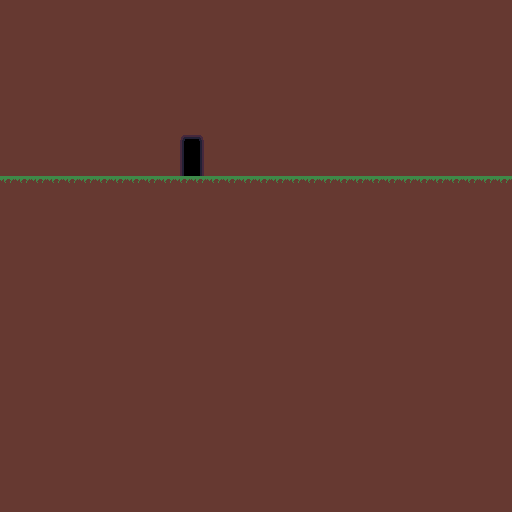

A level layout from a 2D game, rendered from its tile map. Below: a short description, then the map file with its tile-grid data intact:
An orthogonal 32x32 tile map with 16x16 px tiles, 1 tile layer (Tile Layer 1) and 2 objects (Door).

<map version="1.0" tiledversion="2018.08.06" orientation="orthogonal" renderorder="right-down" width="32" height="32" tilewidth="16" tileheight="16" infinite="0" nextlayerid="3" nextobjectid="4">
 <tileset firstgid="1" source="tilesheet.tsx" />
 <layer id="1" name="Tile Layer 1" width="32" height="32">
  <data encoding="csv">
36,36,36,36,36,36,36,36,36,36,36,36,36,36,36,36,36,36,36,36,36,36,36,36,36,36,36,36,36,36,36,36,
36,36,36,36,36,36,36,36,36,36,36,36,36,36,36,36,36,36,36,36,36,36,36,36,36,36,36,36,36,36,36,36,
36,36,36,36,36,36,36,36,36,36,36,36,36,36,36,36,36,36,36,36,36,36,36,36,36,36,36,36,36,36,36,36,
36,36,36,36,36,36,36,36,36,36,36,36,36,36,36,36,36,36,36,36,36,36,36,36,36,36,36,36,36,36,36,36,
36,36,36,36,36,36,36,36,36,36,36,36,36,36,36,36,36,36,36,36,36,36,36,36,36,36,36,36,36,36,36,36,
36,36,36,36,36,36,36,36,36,36,36,36,36,36,36,36,36,36,36,36,36,36,36,36,36,36,36,36,36,36,36,36,
36,36,36,36,36,36,36,36,36,36,36,36,36,36,36,36,36,36,36,36,36,36,36,36,36,36,36,36,36,36,36,36,
36,36,36,36,36,36,36,36,36,36,36,36,36,36,36,36,36,36,36,36,36,36,36,36,36,36,36,36,36,36,36,36,
36,36,36,36,36,36,36,36,36,36,36,72,73,36,36,36,36,36,36,36,36,36,36,36,36,36,36,36,36,36,36,36,
36,36,36,36,36,36,36,36,36,36,36,104,105,36,36,36,36,36,36,36,36,36,36,36,36,36,36,36,36,36,36,36,
36,36,36,36,36,36,36,36,36,36,36,136,137,36,36,36,36,36,36,36,36,36,36,36,36,36,36,36,36,36,36,36,
4,4,4,4,4,4,4,4,4,4,4,4,4,4,4,4,4,4,4,4,4,4,4,4,4,4,4,4,4,4,4,4,
36,36,36,36,36,36,36,36,36,36,36,36,36,36,36,36,36,36,36,36,36,36,36,36,36,36,36,36,36,36,36,36,
36,36,36,36,36,36,36,36,36,36,36,36,36,36,36,36,36,36,36,36,36,36,36,36,36,36,36,36,36,36,36,36,
36,36,36,36,36,36,36,36,36,36,36,36,36,36,36,36,36,36,36,36,36,36,36,36,36,36,36,36,36,36,36,36,
36,36,36,36,36,36,36,36,36,36,36,36,36,36,36,36,36,36,36,36,36,36,36,36,36,36,36,36,36,36,36,36,
36,36,36,36,36,36,36,36,36,36,36,36,36,36,36,36,36,36,36,36,36,36,36,36,36,36,36,36,36,36,36,36,
36,36,36,36,36,36,36,36,36,36,36,36,36,36,36,36,36,36,36,36,36,36,36,36,36,36,36,36,36,36,36,36,
36,36,36,36,36,36,36,36,36,36,36,36,36,36,36,36,36,36,36,36,36,36,36,36,36,36,36,36,36,36,36,36,
36,36,36,36,36,36,36,36,36,36,36,36,36,36,36,36,36,36,36,36,36,36,36,36,36,36,36,36,36,36,36,36,
36,36,36,36,36,36,36,36,36,36,36,36,36,36,36,36,36,36,36,36,36,36,36,36,36,36,36,36,36,36,36,36,
36,36,36,36,36,36,36,36,36,36,36,36,36,36,36,36,36,36,36,36,36,36,36,36,36,36,36,36,36,36,36,36,
36,36,36,36,36,36,36,36,36,36,36,36,36,36,36,36,36,36,36,36,36,36,36,36,36,36,36,36,36,36,36,36,
36,36,36,36,36,36,36,36,36,36,36,36,36,36,36,36,36,36,36,36,36,36,36,36,36,36,36,36,36,36,36,36,
36,36,36,36,36,36,36,36,36,36,36,36,36,36,36,36,36,36,36,36,36,36,36,36,36,36,36,36,36,36,36,36,
36,36,36,36,36,36,36,36,36,36,36,36,36,36,36,36,36,36,36,36,36,36,36,36,36,36,36,36,36,36,36,36,
36,36,36,36,36,36,36,36,36,36,36,36,36,36,36,36,36,36,36,36,36,36,36,36,36,36,36,36,36,36,36,36,
36,36,36,36,36,36,36,36,36,36,36,36,36,36,36,36,36,36,36,36,36,36,36,36,36,36,36,36,36,36,36,36,
36,36,36,36,36,36,36,36,36,36,36,36,36,36,36,36,36,36,36,36,36,36,36,36,36,36,36,36,36,36,36,36,
36,36,36,36,36,36,36,36,36,36,36,36,36,36,36,36,36,36,36,36,36,36,36,36,36,36,36,36,36,36,36,36,
36,36,36,36,36,36,36,36,36,36,36,36,36,36,36,36,36,36,36,36,36,36,36,36,36,36,36,36,36,36,36,36,
36,36,36,36,36,36,36,36,36,36,36,36,36,36,36,36,36,36,36,36,36,36,36,36,36,36,36,36,36,36,36,36
</data>
 </layer>
 <objectgroup id="2" name="Doors">
  <object id="1" name="Door" type="Door" x="183.75" y="139.75" width="17.25" height="36.5">
   <properties>
    <property name="id" value="1" />
    <property name="pop" value="" />
   </properties>
  </object>
  <object id="3" x="0" y="176" width="512" height="112" />
 </objectgroup>
</map>
